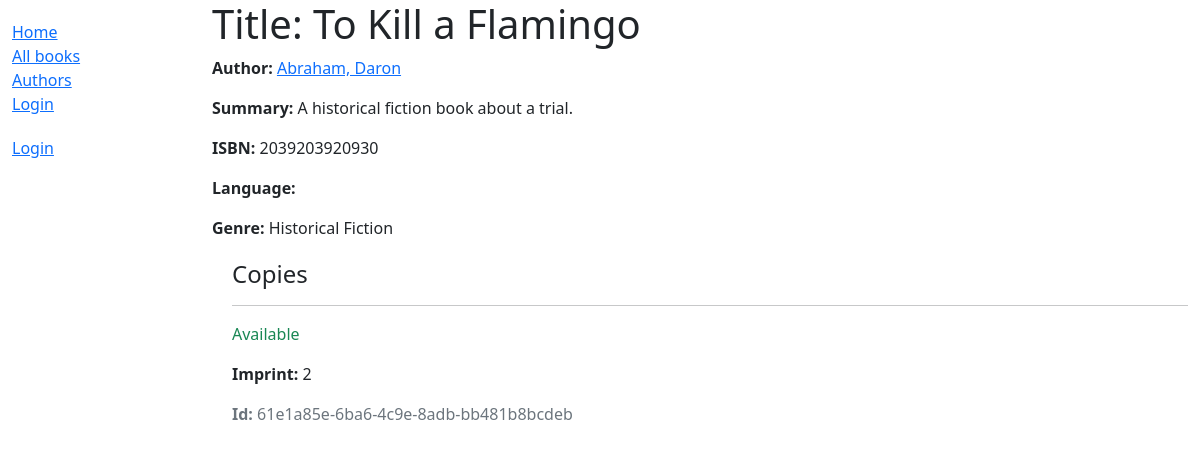
/catalog/book/2, run on the app's committed database.
### catalog/models.py (models this page shows, shortened)
class Book(models.Model):
    title = models.CharField(max_length=200)
    author = models.ForeignKey('Author', on_delete=models.SET_NULL, null=True)
    summary = models.TextField(max_length=1000, help_text='Enter a brief description of the book')
    isbn = models.CharField('ISBN', max_length=13, unique=True,
                             help_text='13 Character <a href="https://www.isbn-international.org/content/what-isbn">ISBN number</a>')
    genre = models.ManyToManyField(Genre, help_text='Select a genre for this book')
    def display_genre(self):
        """Create a string for the Genre. This is required to display genre in Admin."""
        return ', '.join(genre.name for genre in self.genre.all()[:3])
    display_genre.short_description = 'Genre'

class Author(models.Model):
    first_name = models.CharField(max_length=100)
    last_name = models.CharField(max_length=100)
    date_of_birth = models.DateField(null=True, blank=True)
    date_of_death = models.DateField('Died', null=True, blank=True)
    class Meta:
        ordering = ['last_name', 'first_name']
    def __str__(self):
        return f'{self.last_name}, {self.first_name}'

class Genre(models.Model):
    name = models.CharField(max_length=200, help_text='Enter a book genre (e.g. Science Fiction)')
    def __str__(self):
        return self.name

class BookInstance(models.Model):
    id = models.UUIDField(primary_key=True, default=uuid.uuid4, help_text='Unique ID for this particular book across whole library')
    book = models.ForeignKey('Book', on_delete=models.RESTRICT, null=True)
    imprint = models.CharField(max_length=200)
    due_back = models.DateField(null=True, blank=True)
    borrower = models.ForeignKey(User, on_delete=models.SET_NULL, null=True, blank=True)
    LOAN_STATUS = (
        ('m', 'Maintenance'),
        ('o', 'On loan'),
        ('a', 'Available'),
        ('r', 'Reserved'),
    )
    status = models.CharField(
        max_length=1,
        choices=LOAN_STATUS,
        blank=True,
        default='m',
        help_text='Book availability',
    )
    class Meta:
        ordering = ['due_back']
        permissions = (("can_mark_returned", "Set book as returned"),)

### catalog/views.py (the view)
# urls.py: path('book/<int:pk>', views.BookDetailView.as_view(), name='book-detail'),
class BookDetailView(generic.DetailView):
    model = Book

### catalog/templates/catalog/book_detail.html (shortened to what this page needs)
<!DOCTYPE html>
{% extends "base_generic.html" %}
{% block content %}
  <h1>Title: {{ book.title }}</h1>
  <p><strong>Author:</strong> <a href="">{{ book.author }}</a></p>
  <p><strong>Summary:</strong> {{ book.summary }}</p>
  <p><strong>ISBN:</strong> {{ book.isbn }}</p>
  <p><strong>Language:</strong> {{ book.language }}</p>
  <p><strong>Genre:</strong> {{ book.genre.all|join:", " }}</p>
  <div style="margin-left:20px;margin-top:20px">
    <h4>Copies</h4>
    {% for copy in book.bookinstance_set.all %}
      <hr>
      <p class="{% if copy.status == 'a' %}text-success{% elif copy.status == 'm' %}text-danger{% else %}text-warning{% endif %}">
        {{ copy.get_status_display }}
      </p>
      <p><strong>Imprint:</strong> {{ copy.imprint }}</p>
      <p class="text-muted"><strong>Id:</strong> {{ copy.id }}</p>
    {% endfor %}
  </div>
{% endblock %}

### data on the page
Book: author "Abraham, Daron", summary "A historical fiction book about a trial.", isbn "2039203920930", genre.all "Historical Fiction"
BookInstance: status "Available", imprint "2", id "61e1a85e-6ba6-4c9e-8adb-bb481b8bcdeb"
